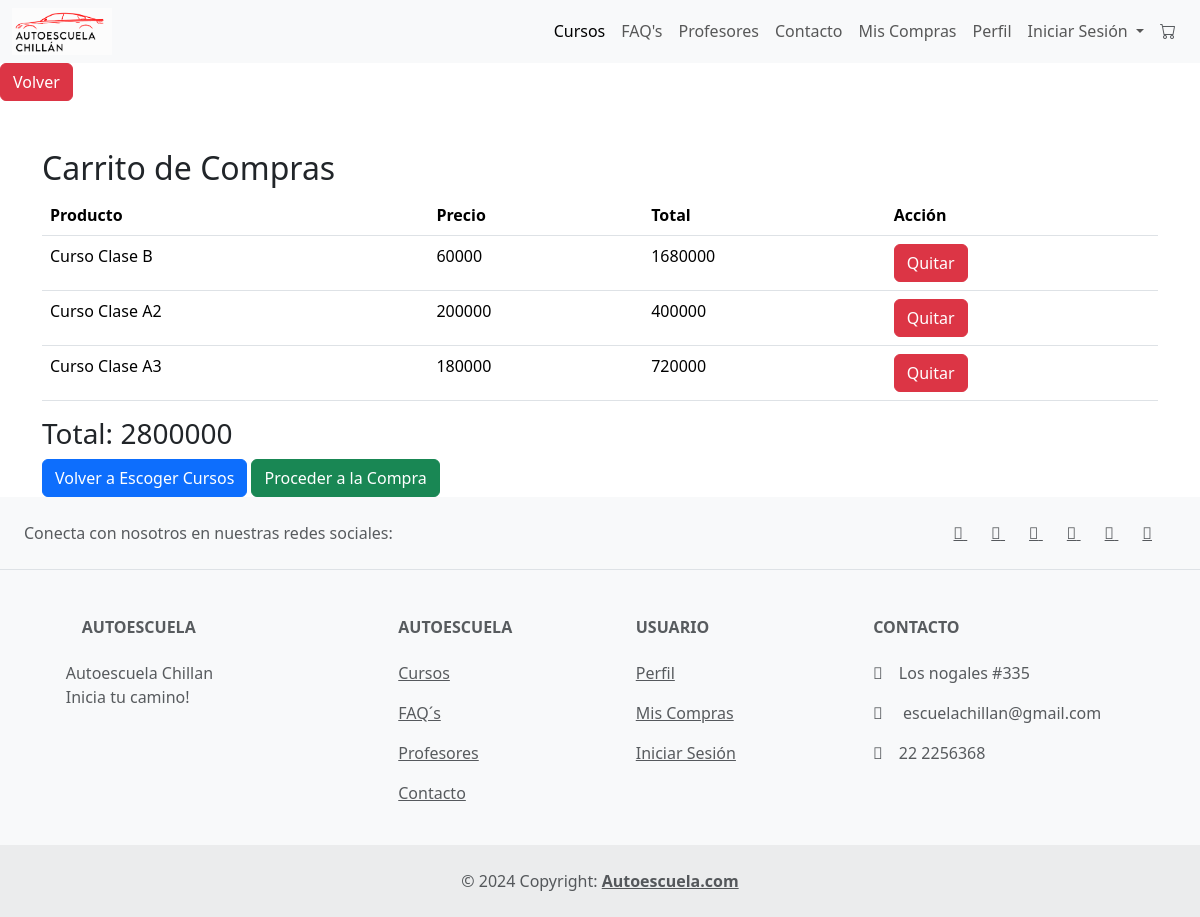
Page /carrito/ (signed in) on the earlier database version.
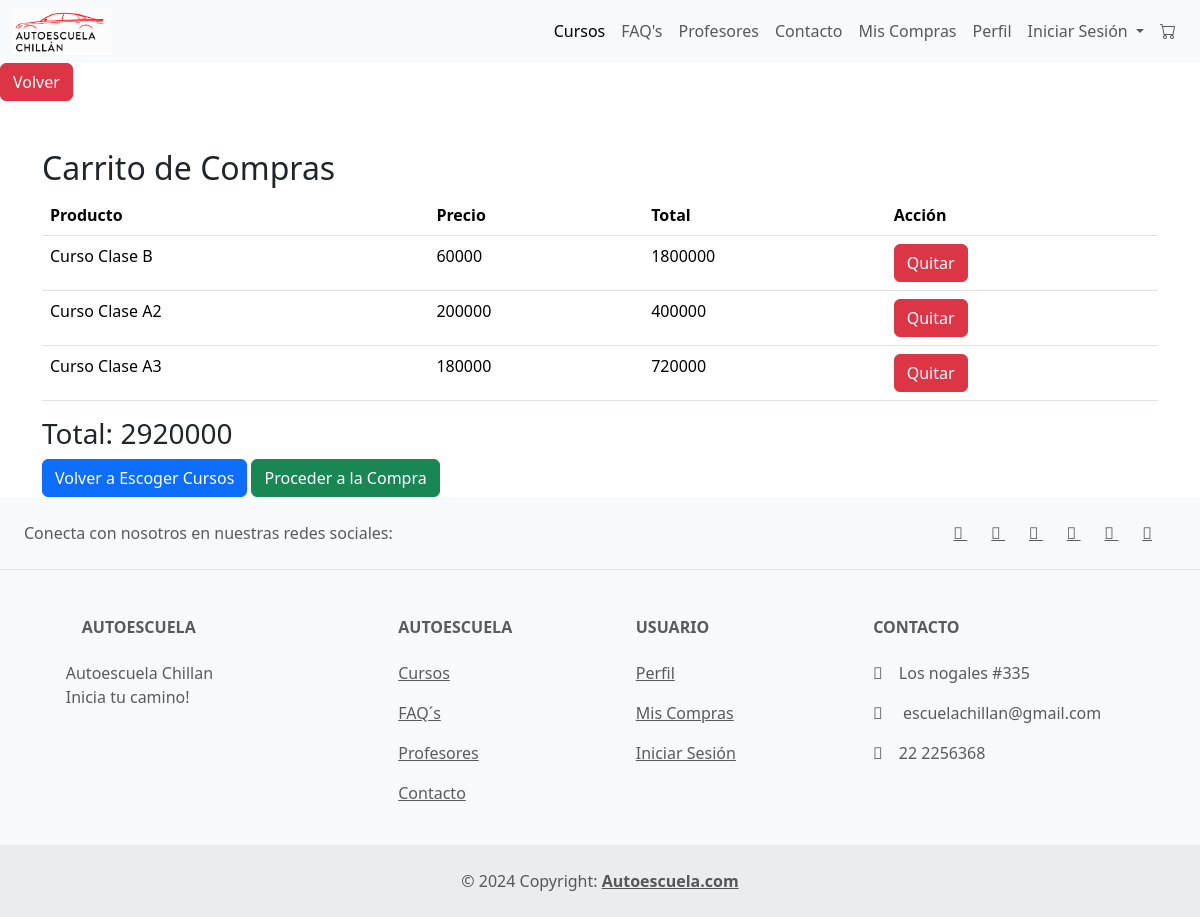
Same page on the later database version.
### aplicacion/models.py (models this page shows, shortened)
class CarritoItem(models.Model):
    producto = models.ForeignKey(Producto, on_delete=models.CASCADE)
    compra = models.ForeignKey(Compra, on_delete=models.CASCADE, null=True, blank=True)
    cantidad = models.PositiveIntegerField(default=1)
    @property
    def total_price(self):
        return self.cantidad * self.producto.precio

class Producto(models.Model):
    nombre = models.CharField(max_length=100, verbose_name="Nombre del curso")
    precio = models.PositiveIntegerField( verbose_name="Precio")
    cursos = models.CharField(max_length=20, choices=Cursos, verbose_name="Cursos")
    cupos = models.PositiveIntegerField(verbose_name="Cupos", default=30)
    descripcion = models.TextField(verbose_name="Descripción del curso")
    imagen_curso = models.ImageField(upload_to='cursos/', verbose_name="Imagen Curso")

### aplicacion/views.py (the view)
# urls.py: path('carrito/', carrito , name='carrito'),
@login_required
def carrito(request):
    items_carrito = CarritoItem.objects.all()
    total = sum(item.total_price for item in items_carrito)
    return render(request, 'Autoescuela/carrito.html', {'items_carrito': items_carrito, 'total': total, 'perfil': perfil})

### aplicacion/views.py (called while the page is built)
def navbar_context(request):
    usuario_autenticado = request.user.is_authenticated
    tiene_compras = False
    if usuario_autenticado:
        try:
            perfil = Perfil.objects.get(usuario=request.user)
            items_carrito = CarritoItem.objects.filter(compra__perfil=perfil, compra=None)
            tiene_compras = items_carrito.exists()
        except Perfil.DoesNotExist:
            pass
    return {
        'usuario_autenticado': usuario_autenticado,
        'tiene_compras': tiene_compras,
    }

### aplicacion/templates/Autoescuela/carrito.html (shortened to what this page needs)
{% extends "Autoescuela/base.html" %}
{% load static %}
{% block contenido %}
<div class="container mt-5">
    <h2>Carrito de Compras</h2>
    <table class="table">
        <thead>
            <tr>
                <th>Producto</th>
                <th>Precio</th>
                <th>Total</th>
                <th>Acción</th>
            </tr>
        </thead>
        <tbody>
            {% for item in items_carrito %}
            <tr>
                <td>{{ item.producto.nombre }}</td>
                <td>{{ item.producto.precio }}</td>
                <td>{{ item.total_price }}</td>
                <td>
                    <form method="post" action="{% url 'quitar_del_carrito' item.producto.id %}">
                        <button type="submit" class="btn btn-danger">Quitar</button>
                    </form>
                </td>
            </tr>
            {% endfor %}
        </tbody>
    </table>
    <h3>Total: {{ total }}</h3>
    <a href="{% url 'cursos' %}" class="btn btn-primary">Volver a Escoger Cursos</a>
    <a href="{% url 'formpago' %}" class="btn btn-success">Proceder a la Compra</a>
</div>
{% endblock %}

Differences in the rows shown:
changed CarritoItem "Curso Clase B": total_price "1680000" → "1800000"
Other differences:
{{ total }}: "2800000" → "2920000"
